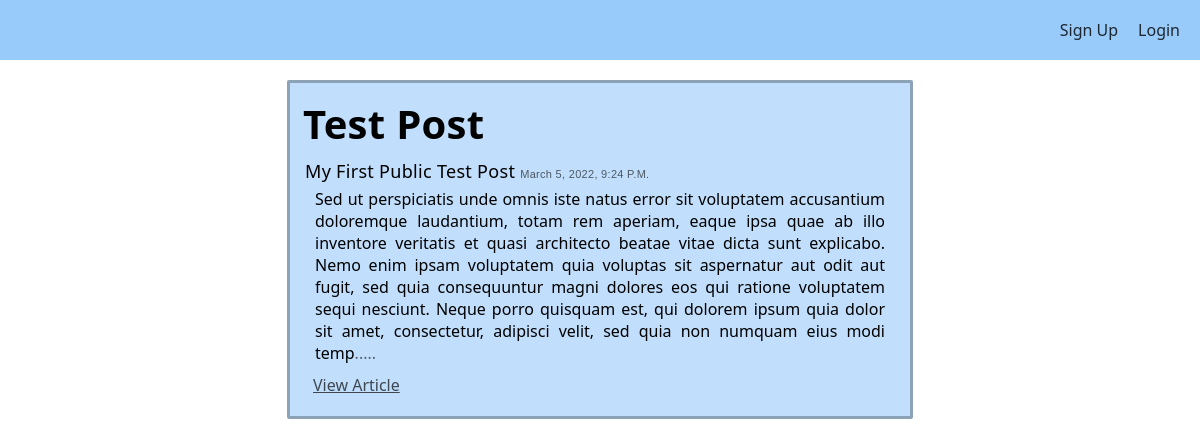
The page / on the database its author committed.
### main/models.py (models this page shows, shortened)
class article(models.Model):
    owner = models.ForeignKey(User, on_delete=models.CASCADE)
    article_id = models.UUIDField(primary_key=True, default=uuid.uuid4, editable=False, unique=True, blank=False)
    title = models.CharField(unique=True, max_length=700, blank=False, editable=True)
    subtitle = models.TextField(unique=True, blank=True, editable=True)
    summary_intro = models.TextField(verbose_name="Introduction", max_length=500, unique=True, null=False, blank=False, editable=True, default='')
    body = models.TextField(unique=True, blank=False, null=False, editable=True)
    date_published = models.DateTimeField(auto_now_add=True)
    date_modified = models.DateTimeField(auto_now=True)

### main/views.py (the view)
# urls.py: path('', home_page, name='HomePage'),
def home_page(request, *args, **kwargs):
    articles = article.objects.order_by('-date_published')
    return render(request, 'index.html', {'articles': articles})

### templates/index.html (shortened to what this page needs)
{% extends 'base.html' %}
{% load static %}
{% block style %}
    <link rel="stylesheet" href="{% static 'home_style.css' %}" />
{% endblock %}
{% block body %}
    <nav class='nav-bar'>
        {% if request.user.is_authenticated %}
            <a href="{% url 'Main:Dashboard' 'new-article' %}" class="nav-item">Dashboard</a>
            <a href="{% url 'Main:Logout' %}" class="nav-item">Logout</a>
        {% else %}
            <a href="{% url 'Main:Register' %}" class="nav-item">Sign Up</a>
            <a href="{% url 'Main:Login' %}" class="nav-item">Login</a>
        {% endif %}
    </nav>
    <section class="Article-view">
        {% for article in articles %}
        <div class="article">
            <div class="title">{{article.title}}</div>
            <div class="subtitle">{{article.subtitle}} <span class="date">{{article.date_published}}</span></div>
            <div class="body">{{article.summary_intro}}<span style="color: rgba(0, 0, 0, 0.562);">.....</span></div>
            <div class="anchors">
                <a href="{% url 'Main:Article' article.article_id %}" class="anchor-link">View Article</a>
            </div>
        </div>
        {% endfor %}
    </section>
{% endblock %}

### static/base_style.css (style rules this page uses)
* { margin: 0; padding: 0; }
html { font-family:'Segoe UI', Tahoma, Geneva, Verdana, sans-serif; }

### static/home_style.css (style rules this page uses)
nav.nav-bar { display: flex; justify-content: flex-end; align-items: center; height: 60px; padding-right: 10px; background-color: rgba(116, 184, 248, 0.74); }
a.nav-item { margin: 0px 10px; text-decoration: none; transition: all .3s ease-in-out; }
a.nav-item:link, a.nav-item:visited, a.nav-item:active { color: rgba(0, 0, 0, 0.808); }
.Article-view { display: flex; justify-content: center; padding: 10px; flex-wrap: wrap; }
div.article { display: flex; width: 600px; border: 3px solid rgba(0, 0, 0, 0.274); flex-direction: column; margin: 10px; padding: 10px; background-color: rgba(116, 184, 248, 0.445); border-radius: 2px; animation: intro .3s ease-in; }
.title { text-transform: capitalize; font-size: 40px; font-weight: 600; margin: 3px; letter-spacing: .3px; }
.subtitle { text-transform: capitalize; margin: 5px; font-weight: 500px; font-size: 18px; letter-spacing: .3px; }
.date { font-size: 11px; color: rgba(0, 0, 0, 0.603); font-family: Verdana, Geneva, Tahoma, sans-serif; }
.body { align-self: center; text-align: justify; width: 95%; }
.anchors { margin: 10px; }
.anchor-link { margin: 3px; transition:all .3s ease-in-out; }
.anchor-link:link, .anchor-link:visited, .anchor-link:active { color: rgba(0, 0, 0, 0.678) }

### rows shown on the page
article: title "Test Post", subtitle "My First Public Test Post", date_published "March 5, 2022, 9:24 P.m.", summary_intro "Sed ut perspiciatis unde omnis iste natus error sit voluptatem accusantium doloremque laudantium, totam rem aperiam, eaque ipsa quae ab illo inventore veritatis et quasi architecto beatae vitae dicta sunt explicabo. Nemo enim ipsam voluptatem quia voluptas sit aspernatur aut odit aut fugit, sed quia consequuntur magni dolores eos qui ratione voluptatem sequi nesciunt. Neque porro quisquam est, qui dolorem ipsum quia dolor sit amet, consectetur, adipisci velit, sed quia non numquam eius modi temp"
